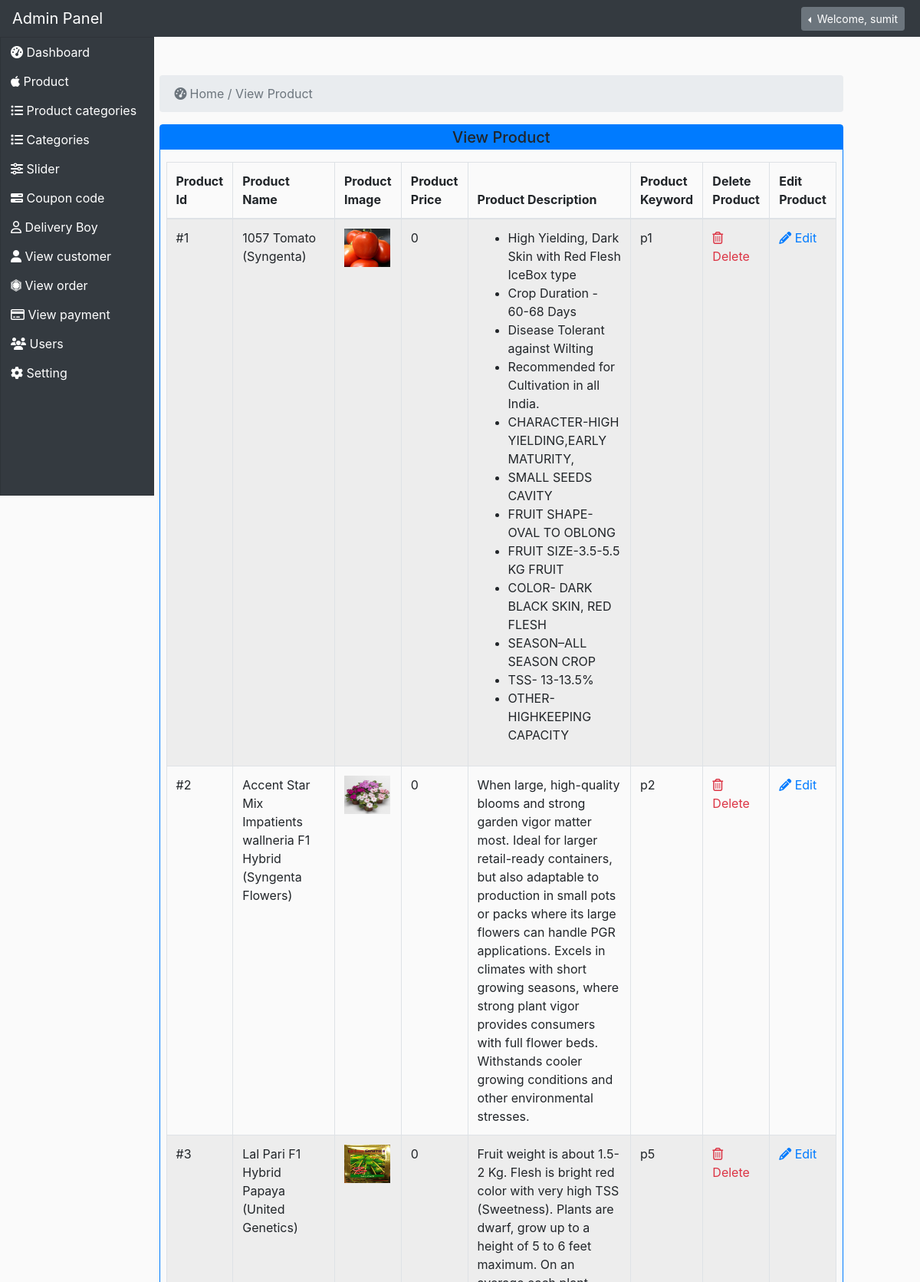
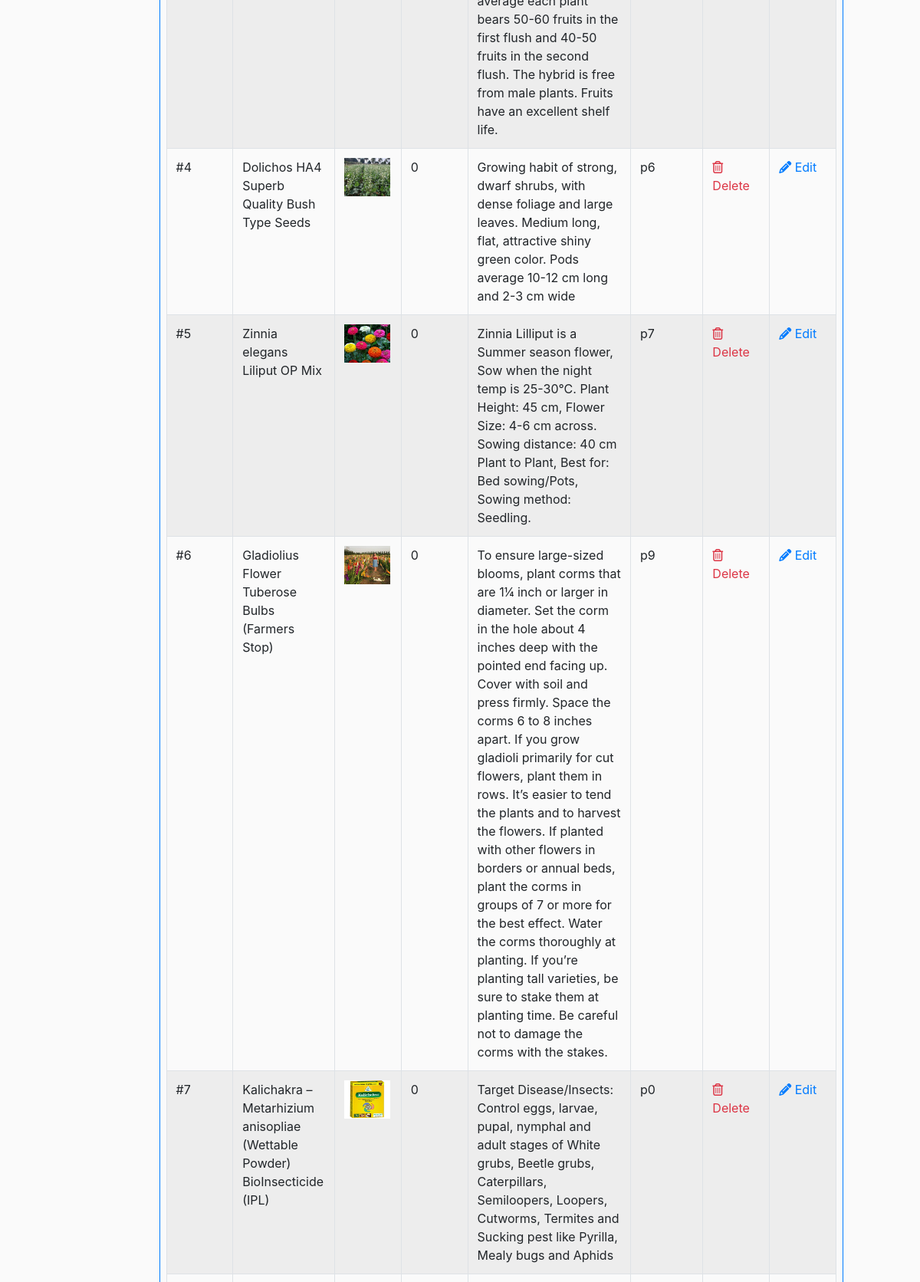
Page /admin_area/index.php?view_prod (signed in, upper part) on the committed database (2 pictures, top to bottom).
### tables this page shows
CREATE TABLE `products` (
  `product_id` int(11) NOT NULL,
  `product_name` varchar(255) NOT NULL,
  `product_p_cat_id` int(11) NOT NULL,
  `product_cat_id` int(11) NOT NULL,
  `product_crea_time` timestamp NOT NULL DEFAULT current_timestamp(),
  `product_img1` varchar(255) NOT NULL,
  `product_img2` varchar(255) NOT NULL,
  `product_img3` varchar(255) NOT NULL,
  `product_price` int(10) NOT NULL,
  `product_desc` text NOT NULL,
  `product_keyword` varchar(255) NOT NULL
);

### admin_area/view_product.php (the view, shortened to what this page needs)
<?php
if(!isset($_SESSION['admin'])){
    header("Location: login.php");
}else{
    ?>
<nav>
    <ol class="breadcrumb">
        <li class="breadcrumb-item active">
            <i class="fa fa-dashboard align-middle p-1"></i> Home / View Product
        </li>
    </ol>
</nav>
<div class="panel border border-primary rounded">
    <div class="panel-heading bg-primary text-center py-1 h5">View Product</div>
    <div class="panel-body p-2">
        <table class="table table-bordered table-hover table-striped">
            <thead>
                <tr>
                    <th>Product Id</th>
                    <th>Product Name</th>
                    <th>Product Image</th>
                    <th>Product Price</th>
                    <th>Product Description</th>
                    <th>Product Keyword</th>
                    <th>Delete Product</th>
                    <th>Edit Product</th>
                </tr>
            </thead>
            <tbody>
            <?php
            $i=1;
            while($get_pro=mysqli_fetch_assoc($run_product)){
                $pro_id=$get_pro['product_id'];
                $pro_name=$get_pro['product_name'];
                $pro_price=$get_pro['product_price'];
                $pro_img1=$get_pro['product_img1'];
                $pro_desc=$get_pro['product_desc'];
                $pro_keyword=$get_pro['product_keyword'];
            ?>
                <tr>
                    <td>#<?php echo $i; ?></td>
                    <td><?php echo $pro_name; ?></td>
                    <td><img src="../customer/customer_p_images/<?php echo $pro_img1; ?>" width="60" height="50" alt=""></td>
                    <td><?php echo $pro_price; ?></td>
                    <td><?php echo $pro_desc; ?></td>
                    <td><?php echo $pro_keyword; ?></td>
                    <td><a class="text-danger" href="index.php?del_pro=<?php echo $pro_id; ?>"><i class="fa fa-trash-o"></i> Delete</a></td>
                    <td><a href="index.php?edit_pro=<?php echo $pro_id; ?>"><i class="fa fa-pencil"></i> Edit</a></td>
                </tr>
            <?php $i++;} ?>
            </tbody>
        </table>
    </div>
</div>
            <?php } ?>

### rows in the picture
products: product_name "1057 Tomato (Syngenta)", product_img1 (picture), product_price "0", product_desc "High Yielding, Dark Skin with Red Flesh IceBox type Crop Duration - 60-68 Days Disease Tolerant against Wilting Recommended for Cultivation in all India. CHARACTER-HIGH YIELDING,EARLY MATURITY, SMALL SEEDS CAVITY FRUIT SHAPE-OVAL TO OBLONG FRUIT SIZE-3.5-5.5 KG FRUIT COLOR- DARK BLACK SKIN, RED FLESH SEASON–ALL SEASON CROP TSS- 13-13.5% OTHER-HIGHKEEPING CAPACITY", product_keyword "p1"
products: product_name "Accent Star Mix Impatients wallneria F1 Hybrid (Syngenta Flowers)", product_img1 (picture), product_price "0", product_desc "When large, high-quality blooms and strong garden vigor matter most. Ideal for larger retail-ready containers, but also adaptable to production in small pots or packs where its large flowers can handle PGR applications. Excels in climates with short growing seasons, where strong plant vigor provides consumers with full flower beds. Withstands cooler growing conditions and other environmental stresses.", product_keyword "p2"
products: product_name "Lal Pari F1 Hybrid Papaya (United Genetics)", product_img1 (picture), product_price "0", product_desc "Fruit weight is about 1.5-2 Kg. Flesh is bright red color with very high TSS (Sweetness). Plants are dwarf, grow up to a height of 5 to 6 feet maximum. On an average each plant bears 50-60 fruits in the first flush and 40-50 fruits in the second flush. The hybrid is free from male plants. Fruits have an excellent shelf life.", product_keyword "p5"
products: product_name "Dolichos HA4 Superb Quality Bush Type Seeds", product_img1 (picture), product_price "0", product_desc "Growing habit of strong, dwarf shrubs, with dense foliage and large leaves. Medium long, flat, attractive shiny green color. Pods average 10-12 cm long and 2-3 cm wide", product_keyword "p6"
products: product_name "Zinnia elegans Liliput OP Mix", product_img1 (picture), product_price "0", product_desc "Zinnia Lilliput is a Summer season flower, Sow when the night temp is 25-30°C. Plant Height: 45 cm, Flower Size: 4-6 cm across. Sowing distance: 40 cm Plant to Plant, Best for: Bed sowing/Pots, Sowing method: Seedling.", product_keyword "p7"
products: product_name "Gladiolius Flower Tuberose Bulbs (Farmers Stop)", product_img1 (picture), product_price "0", product_desc "To ensure large-sized blooms, plant corms that are 1¼ inch or larger in diameter. Set the corm in the hole about 4 inches deep with the pointed end facing up. Cover with soil and press firmly. Space the corms 6 to 8 inches apart. If you grow gladioli primarily for cut flowers, plant them in rows. It’s easier to tend the plants and to harvest the flowers. If planted with other flowers in borders or annual beds, plant the corms in groups of 7 or more for the best effect. Water the corms thoroughly at planting. If you’re planting tall varieties, be sure to stake them at planting time. Be careful not to damage the corms with the stakes.", product_keyword "p9"
products: product_name "Kalichakra – Metarhizium anisopliae (Wettable Powder) BioInsecticide (IPL)", product_img1 (picture), product_price "0", product_desc "Target Disease/Insects: Control eggs, larvae, pupal, nymphal and adult stages of White grubs, Beetle grubs, Caterpillars, Semiloopers, Loopers, Cutworms, Termites and Sucking pest like Pyrilla, Mealy bugs and Aphids", product_keyword "p0"

### other values in the picture
$_SESSION['admin'] "sumit"
